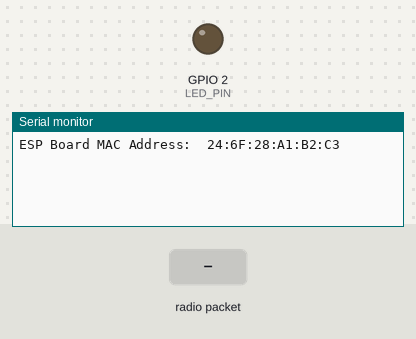
A sketch run on a simulated ESP32. Shown: output pins drawn as LEDs (lit = HIGH), the last lines printed to the serial monitor. The inputs (shaded band) are chosen by the test bench.

Above: at 1.2 s.
1.3 s: radio packet "blink_" arrives
At 1.9 s:
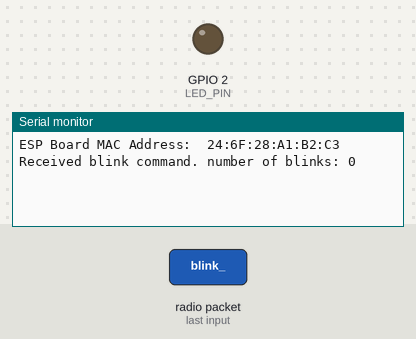
2.8 s: radio packet "5" arrives
At 4.2 s:
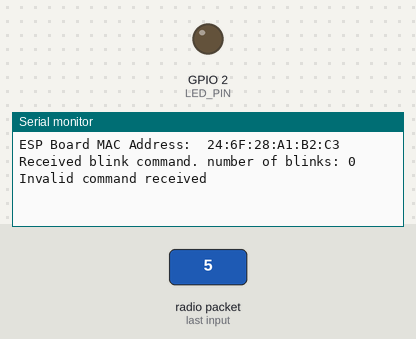

Measured:
- after the input at 1.3 s, the serial monitor: prints a new line at once (image 1)
- after the input at 2.8 s, the serial monitor: prints a new line at once (image 2)

The sketch:

espnow_receiver.ino
```cpp
#include <esp_now.h>
#include <WiFi.h>

#define LED_PIN 2  // Pin connected to LED
int cnt = 0;

void onDataRecv(const uint8_t *mac_addr, const uint8_t *data, int data_len) {
  String receivedString = "";
  for (int i = 0; i < data_len; i++) {
    receivedString += (char)data[i];
  }
  if (receivedString.startsWith("blink_")) {
    int x = receivedString.substring(6).toInt();  // Start from index 6 to skip "blink_"
    Serial.print("Received blink command. number of blinks: ");
    Serial.println(x);
    blinkLED(x);
  } else {
    Serial.println("Invalid command received");
  }
}

void blinkLED(int numBlinks) {
  for (int i = 0; i < numBlinks; i++) {
    digitalWrite(LED_PIN, HIGH);
    delay(100);
    digitalWrite(LED_PIN, LOW);
    delay(200);
  }
}

void setup() {
  Serial.begin(115200);
  Serial.print("ESP Board MAC Address:  ");
  Serial.println(WiFi.macAddress());
  WiFi.mode(WIFI_STA);

  // Initialize ESP-NOW
  if (esp_now_init() != ESP_OK) {
    Serial.println("Error initializing ESP-NOW");
    return;
  }
  // Register callback function to handle received data
  esp_now_register_recv_cb(onDataRecv);
  pinMode(LED_PIN, OUTPUT);  //had to be last setup command, no idea why
}

void loop() {
}
```
